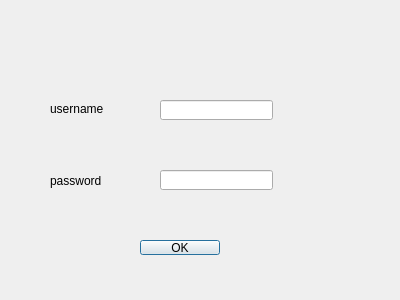
<?xml version="1.0" encoding="UTF-8"?>
<ui version="4.0">
 <class>Regis</class>
 <widget class="QDialog" name="Regis">
  <property name="geometry">
   <rect>
    <x>0</x>
    <y>0</y>
    <width>400</width>
    <height>300</height>
   </rect>
  </property>
  <property name="windowTitle">
   <string>Dialog</string>
  </property>
  <widget class="QLineEdit" name="lineEdit">
   <property name="geometry">
    <rect>
     <x>160</x>
     <y>100</y>
     <width>113</width>
     <height>20</height>
    </rect>
   </property>
  </widget>
  <widget class="QLineEdit" name="lineEdit_2">
   <property name="geometry">
    <rect>
     <x>160</x>
     <y>170</y>
     <width>113</width>
     <height>20</height>
    </rect>
   </property>
  </widget>
  <widget class="QLabel" name="label">
   <property name="geometry">
    <rect>
     <x>50</x>
     <y>98</y>
     <width>81</width>
     <height>21</height>
    </rect>
   </property>
   <property name="text">
    <string>username</string>
   </property>
  </widget>
  <widget class="QLabel" name="label_2">
   <property name="geometry">
    <rect>
     <x>50</x>
     <y>170</y>
     <width>81</width>
     <height>21</height>
    </rect>
   </property>
   <property name="text">
    <string>password</string>
   </property>
  </widget>
  <widget class="QPushButton" name="pushButton">
   <property name="geometry">
    <rect>
     <x>140</x>
     <y>240</y>
     <width>80</width>
     <height>15</height>
    </rect>
   </property>
   <property name="text">
    <string>OK</string>
   </property>
  </widget>
 </widget>
 <resources/>
 <connections/>
</ui>
